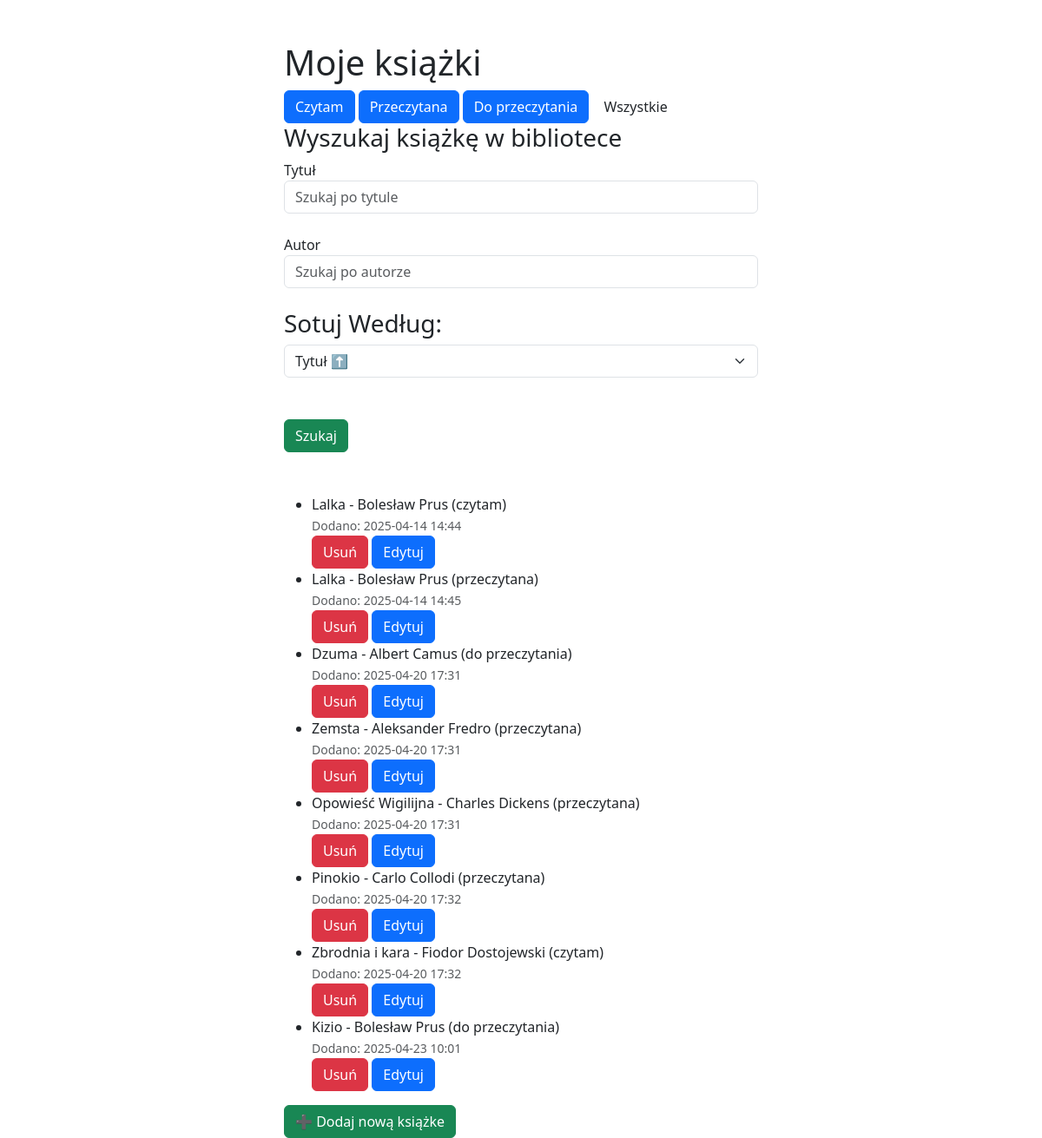
Page /books/books/ on the committed database.
### ksiazki/models.py (models this page shows, shortened)
class Ksiazka(models.Model):
	STATUSY = [
		('do przeczytania', 'Do przeczytania'),
		('czytam', 'Czytam'),
		('przeczytana', 'Przeczytana'),
	]
	tytul = models.CharField(max_length=200)
	autor = models.CharField(max_length=100)
	status = models.CharField(max_length=20, choices=STATUSY, default='do przeczytania')
	data_dodania = models.DateTimeField(auto_now_add=True)

### ksiazki/views.py (the view)
# urls.py: path('', lambda request: redirect('lista_ksiazek')),
def lista_ksiazek(request):
	status_filter = request.GET.get('status')
	title = request.GET.get('tytul')
	autor = request.GET.get('autor')
	sortowanie = request.GET.get('sortowanie')
	ksiazki = Ksiazka.objects.all()
	if sortowanie == 'tytul_asc':
		ksiazki = ksiazki.order_by('tytul')
	elif sortowanie == 'tytul_desc':
		ksiazki = ksiazki.order_by('-tytul')
	elif sortowanie == 'data_asc':
		ksiazki = ksiazki.order_by('data_dodania')
	elif sortowanie == 'data_desc':
		ksiazki = ksiazki.order_by('-data_dodania')
	if title:
		ksiazki = ksiazki.filter(tytul__icontains=title)
	if autor:
		ksiazki = ksiazki.filter(autor__icontains=autor)
	if status_filter and status_filter != 'wszystkie':
		ksiazki = ksiazki.filter(status=status_filter)
	return render(request, 'lista.html',{
		'ksiazki': ksiazki,
		'wybrany_status': status_filter
	})

### ksiazki/templates/lista.html (shortened to what this page needs)
<!DOCTYPE html>
<html lang="pl-PL">
<head>
    <link href="https://cdn.jsdelivr.net/npm/bootstrap@5.3.3/dist/css/bootstrap.min.css" rel="stylesheet">
</head>
<body>
<div class="container mt-5">
    <div class="row justify-content-center">
        <div class="col-md-6">
<h1>Moje książki</h1>
<a href="{% url 'lista_ksiazek' %}?status=czytam"
   class="btn btn-primary{% if wybrany_status == 'czytam' %}active{% endif %}">
   Czytam
</a>
<a href="{% url 'lista_ksiazek' %}?status=przeczytana"
   class="btn btn-primary{% if wybrany_status == 'przeczytana' %}active{% endif %}">
   Przeczytana
</a>
<a href="{% url 'lista_ksiazek' %}?status=do przeczytania"
   class="btn btn-primary{% if wybrany_status == 'do przeczytania' %}active{% endif %}">
   Do przeczytania
</a>
<a href="{% url 'lista_ksiazek' %}?status=wszystkie"
    class="btn btn-primary{% if wybrany_status == 'wszystkie' or not wybrany_status %}active{% endif %}">
    Wszystkie
</a><br>
            <h3>Wyszukaj książkę w bibliotece</h3>
    <form method="GET">
        <label for="title">Tytuł</label>
        <input type="text" id="title" class="form-control" name="tytul" placeholder="Szukaj po tytule" {% if request.GET.tytul %}  value = "{{ request.GET.tytul }}"  {% endif %}><br>
        <label for="autor">Autor</label><br>
        <input type="text" id="autor" class="form-control" name="autor" placeholder="Szukaj po autorze" {% if request.GET.autor %} value = "{{ request.GET.autor }}"  {% endif %}><br>
           <h3>Sotuj Według: </h3>
    <select name="sortowanie" id="sortowanie" class="form-select" value="{{ request.GET.param }}">
       <option value="tytul_asc" {% if request.GET.sortowanie == "tytul_asc" %}selected{% endif %}>Tytuł ⬆️</option>
    </select><br><br>
    <button type="submit" class="btn btn-success">Szukaj</button><br><br><br>
    </form>
<ul>
    {% for ksiazka in ksiazki %}
    <li>{{ ksiazka.tytul }} - {{ ksiazka.autor }} ({{ ksiazka.status }})</li>
    <small class="text-muted">Dodano: {{ ksiazka.data_dodania|date:"Y-m-d H:i" }}</small><br>
    <a href="{% url 'usun_ksiazke' ksiazka.id %}" class="btn btn-danger">Usuń</a>
    <a href="{% url 'edytuj_ksiazke' ksiazka.id %}" class="btn btn-primary">Edytuj</a>
    {% endfor %}
</ul>
        <a href="{% url 'dodaj_ksiazke' %}" class="btn btn-success">➕ Dodaj nową książke</a>
        </div>
    </div>
</div>
</body>
</html>

### rows in the picture
Ksiazka: tytul "Lalka", autor "Bolesław Prus", status "czytam", data_dodania "2025-04-14 14:44"
Ksiazka: tytul "Lalka", autor "Bolesław Prus", status "przeczytana", data_dodania "2025-04-14 14:45"
Ksiazka: tytul "Dzuma", autor "Albert Camus", status "do przeczytania", data_dodania "2025-04-20 17:31"
Ksiazka: tytul "Zemsta", autor "Aleksander Fredro", status "przeczytana", data_dodania "2025-04-20 17:31"
Ksiazka: tytul "Opowieść Wigilijna", autor "Charles Dickens", status "przeczytana", data_dodania "2025-04-20 17:31"
Ksiazka: tytul "Pinokio", autor "Carlo Collodi", status "przeczytana", data_dodania "2025-04-20 17:32"
Ksiazka: tytul "Zbrodnia i kara", autor "Fiodor Dostojewski", status "czytam", data_dodania "2025-04-20 17:32"
Ksiazka: tytul "Kizio", autor "Bolesław Prus", status "do przeczytania", data_dodania "2025-04-23 10:01"
